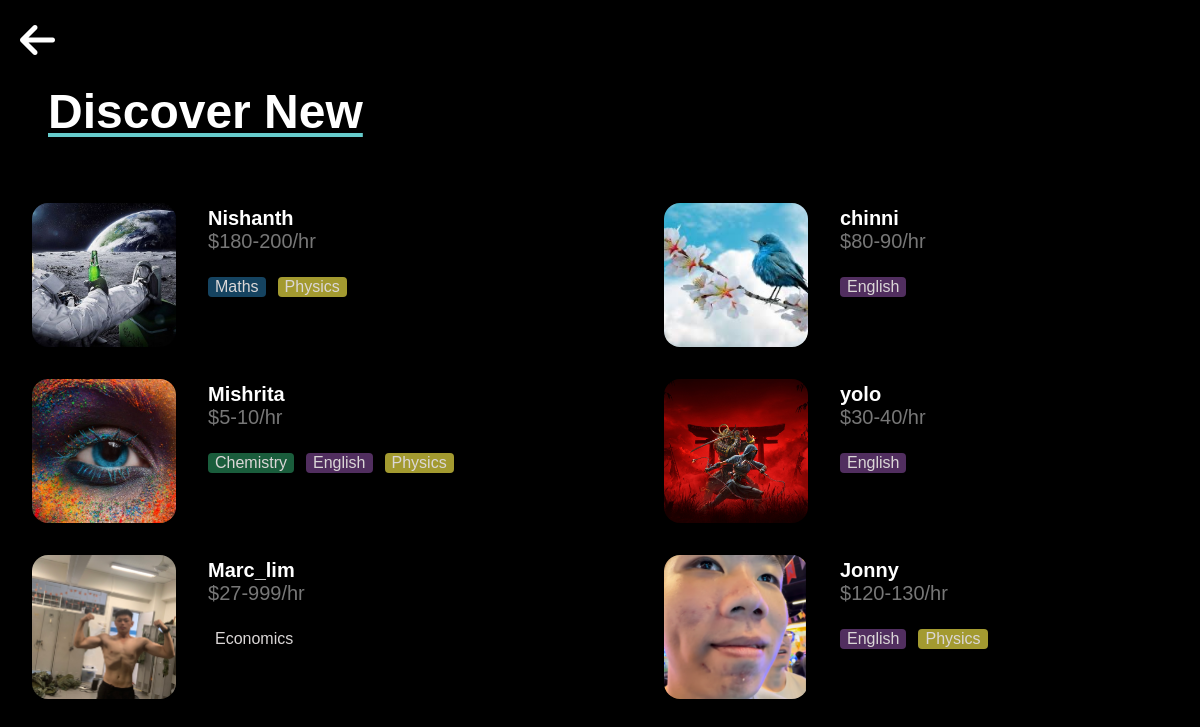
/tutionmatee/newdiscover, run on an earlier commit of the app's database.
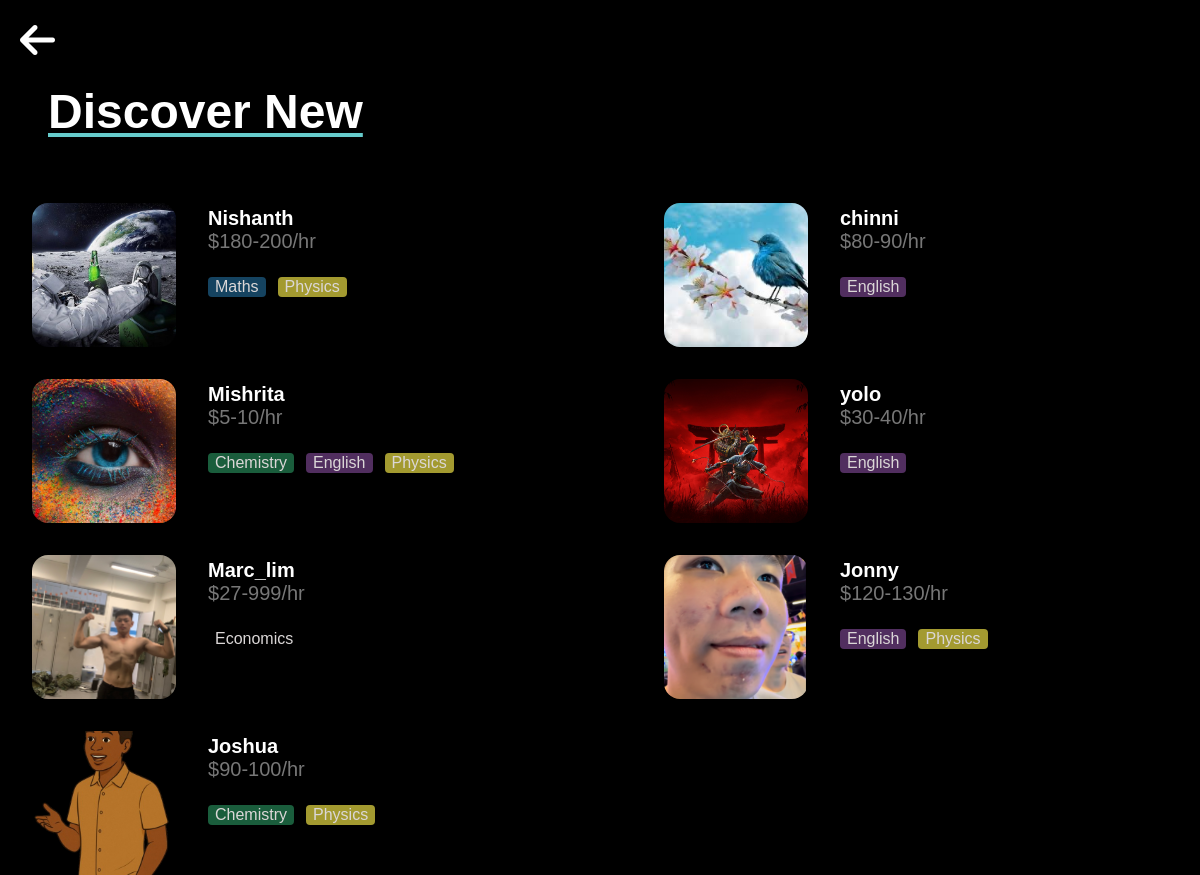
And on a later commit of the database.
### tutionmatee/models.py (models this page shows, shortened)
class teacher(models.Model):
    user = models.OneToOneField(User, on_delete=models.CASCADE)
    subjects = models.ManyToManyField(subjects, related_name="subjects")
    min_rate = models.BigIntegerField(
        null=True, blank=True,
        validators=[MinValueValidator(0), MaxValueValidator(5000)]  # Min value 0, Max value 5000
    )
    max_rate = models.IntegerField(
        null=True, blank=True,
        validators=[MinValueValidator(0), MaxValueValidator(10000)]  # Min value 0, Max value 10000
    )
    image = models.ImageField(upload_to='images/', blank=True)  # images/ is the subfolder in MEDIA_ROOT
    password = models.CharField(max_length=100, blank=True)
    phone_number = models.CharField(max_length=8, blank=True, null= True)

class subjects(models.Model):
    type = models.CharField(max_length=100)

### tutionmatee/views.py (the view)
# urls.py: path('newdiscover', views.newdiscover, name='newdiscover'),
def newdiscover(request):
    return render(request, 'newdiscover.html',{
        "teachers":teacher.objects.all()
    })

### tutionmatee/templates/newdiscover.html (shortened to what this page needs)
{% load static %}
<!DOCTYPE html>
<html lang="en">
    <head>
        <link rel="stylesheet" href="{% static 'css/homepage.css' %}">
        <link rel="stylesheet" href="https://cdnjs.cloudflare.com/ajax/libs/font-awesome/6.4.0/css/all.min.css">
    </head>
    <body>
        <div>
            <a href="javascript:history.back()" class="absolute top-4 left-4 text-gray-700 text-2xl hover:text-black">
                 <i style="color:white ; font-size: 40px; margin-left: 20px; margin-top: 20px; " class="fas fa-arrow-left"></i>
            </a>
        </div>
        <h1 class="page-title">Discover New</h1>
        <div class="discover-page-grid">
            {% for teacher in teachers %}
            <a href="{% url 'tutionmate:profile' teacher.user.username %}">
            <div class="discoverpage-teacher-card">
                <div class="discover-page-teacher-image"><img src="{{ teacher.image.url }}" alt="{{ teacher.name }}"></div>
                <div class="dicover-page-teacher-info">
                    <p id="teacher_name">{{ teacher.user.username }}</p>
                    <p id="teacher_rate">${{ teacher.min_rate }}-{{ teacher.max_rate }}/hr</p>
                    <div class="subjects">
                        {% for subject in teacher.subjects.all %}
                          <p class="subject {{subject.type}}">{{subject.type}}</p>
                        {% endfor %}
                    </div>
                </div>
            </div>
            </a>
            {% endfor %}
        </div>
    </body>
</html>

What changed in the data, as far as the page shows it:
added teacher: image (picture), user.username "Joshua", min_rate "90", max_rate "100", subjects (type "Chemistry"), subjects (type "Physics")
